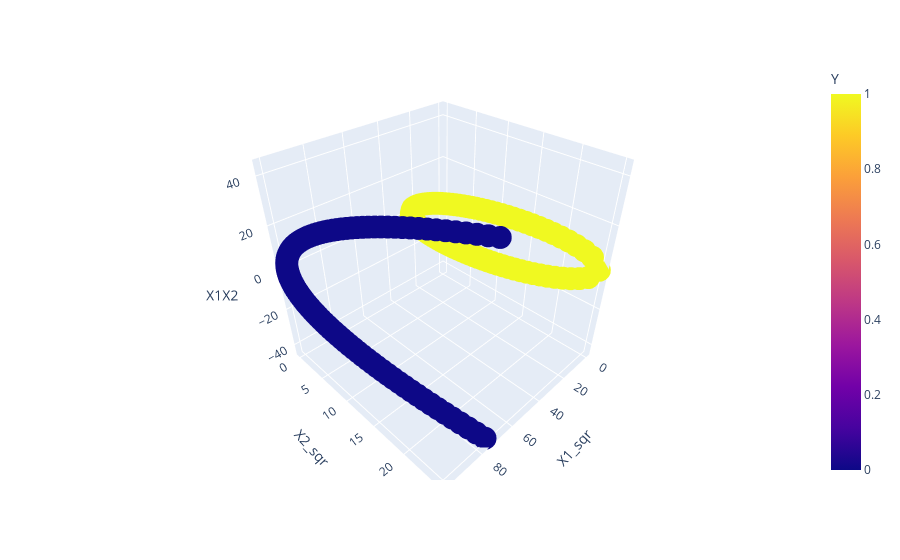

Write notebook code for a chart like this one.
### Code cell
import plotly.express as px
fig = px.scatter_3d(
    data_frame=df,
    x = 'X1_sqr',
    y = 'X2_sqr',
    z = 'X1X2',
    color = 'Y'
)
fig.show()

### Figure 1 — Plotly figure (JSON) as saved in the notebook; plotly's stock layout.template omitted (floating-point values rounded to 4 significant figures; data arrays with more than 128 entries replaced by an {"elided": "..."} marker saying what was removed)
{"data": [{"hovertemplate": "X1_sqr=%{x}<br>X2_sqr=%{y}<br>X1X2=%{z}<br>Y=%{marker.color}<extra></extra>", "legendgroup": "", "marker": {"color": {"elided": "400 int values"}, "coloraxis": "coloraxis", "symbol": "circle"}, "mode": "markers", "name": "", "scene": "scene", "showlegend": false, "type": "scatter3d", "x": {"elided": "400 float values"}, "y": {"elided": "400 float values"}, "z": {"elided": "400 float values"}}], "layout": {"coloraxis": {"colorbar": {"title": {"text": "Y"}}, "colorscale": [[0, "#0d0887"], [0.1111, "#46039f"], [0.2222, "#7201a8"], [0.3333, "#9c179e"], [0.4444, "#bd3786"], [0.5556, "#d8576b"], [0.6667, "#ed7953"], [0.7778, "#fb9f3a"], [0.8889, "#fdca26"], [1, "#f0f921"]]}, "legend": {"tracegroupgap": 0}, "margin": {"t": 60}, "scene": {"domain": {"x": [0, 1], "y": [0, 1]}, "xaxis": {"title": {"text": "X1_sqr"}}, "yaxis": {"title": {"text": "X2_sqr"}}, "zaxis": {"title": {"text": "X1X2"}}}}}
